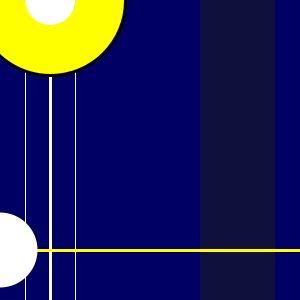
Frame 1 (no input)
Frame 60 (the mouse pressed at the canvas centre just before this capture): identical to frame 1, image omitted
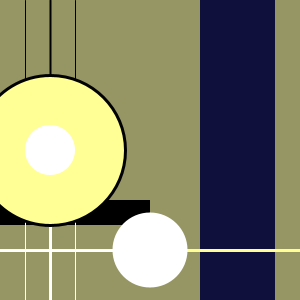
Frame 120 (the mouse held since frame 60 and released just before this capture)

The Processing sketch that drew these frames (run headless with seeded random() and noise(); from frame 60 on, the mouse is pressed at the canvas centre):

// Processing sketch: processing_35551
// ── processing_35551.pde

void setup () {
  size(300,300);
}

void draw(){
  //Background
  smooth();
  noStroke();
  fill(mouseY, mouseY, 100);
  rect (0,0,300,300);
  
 //Regulating Line
  fill(0);
  rect(0,200,mouseY,25 );

  //Constant Rectangle
  fill(16,16,60);
  rect(200, 0, 75, height);
  
  //Main Regulating line
  stroke(0);
  strokeWeight(2);
  line(50,0,50, mouseY);
  
  //Secondary regulating lines
  stroke(0);
  strokeWeight(1);
  line(75,0,75,mouseY);
  
   stroke(0);
  strokeWeight(1);
  line(25,0,25,mouseY);

  stroke(255,255,255);
 line( 25, 300, 25, mouseY);
 
  stroke(255,255,255);
 line( 75, 300, 75, mouseY);
 
 strokeWeight(3);
  stroke(255,255,255);
 line( 50, 300, 50, mouseY);
 
  strokeWeight(3);
  stroke(255,255,255);
 line(0, 250, mouseY, 250);
 
   strokeWeight(3);
  stroke(255,255,mouseY);
 line(300, 250, mouseY, 250);
 
   
   //First main circle
  stroke(1);
     fill(255,255,mouseY);
  ellipse(50, mouseY, 150,150); 
  noStroke();
  fill(255,255,255);
  ellipse(50, mouseY, 50,50);
  
  //Second main circle
  fill(255,255,width);
  ellipse(mouseY, 250, 75,75);

}
